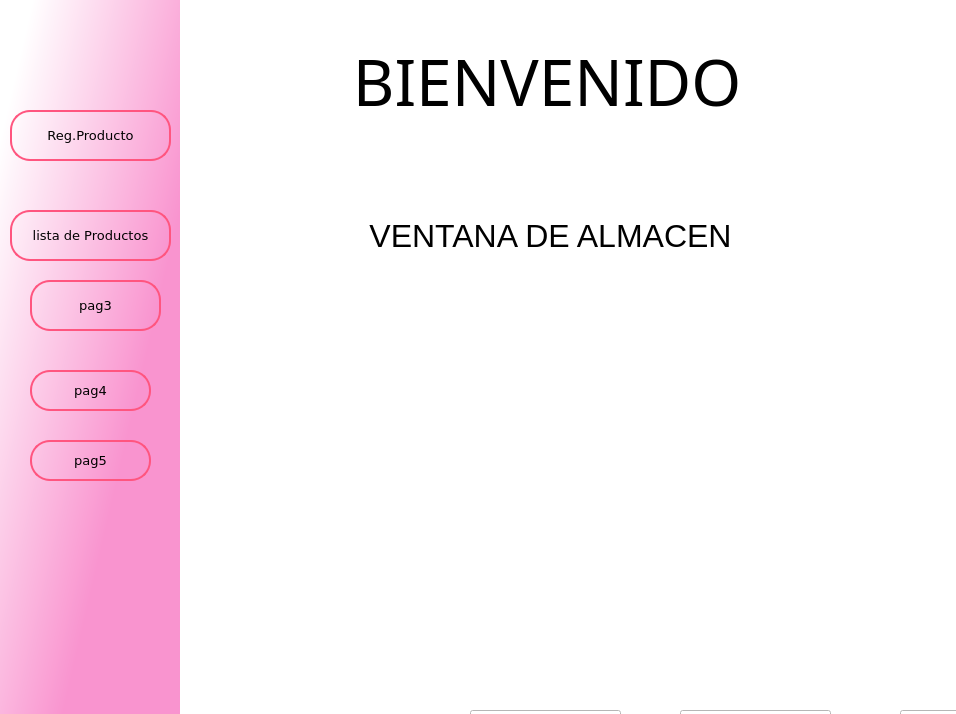
<?xml version="1.0" encoding="UTF-8"?>
<ui version="4.0">
 <class>MainWindow</class>
 <widget class="QMainWindow" name="MainWindow">
  <property name="geometry">
   <rect>
    <x>0</x>
    <y>0</y>
    <width>956</width>
    <height>714</height>
   </rect>
  </property>
  <property name="windowTitle">
   <string>REGISTRO DEL ALMACEN</string>
  </property>
  <widget class="QWidget" name="centralwidget">
   <layout class="QHBoxLayout" name="horizontalLayout">
    <property name="spacing">
     <number>0</number>
    </property>
    <property name="leftMargin">
     <number>0</number>
    </property>
    <property name="topMargin">
     <number>0</number>
    </property>
    <property name="rightMargin">
     <number>0</number>
    </property>
    <property name="bottomMargin">
     <number>0</number>
    </property>
    <item>
     <widget class="QFrame" name="frame">
      <property name="frameShape">
       <enum>QFrame::NoFrame</enum>
      </property>
      <property name="frameShadow">
       <enum>QFrame::Raised</enum>
      </property>
      <layout class="QVBoxLayout" name="verticalLayout">
       <property name="spacing">
        <number>0</number>
       </property>
       <property name="leftMargin">
        <number>0</number>
       </property>
       <property name="topMargin">
        <number>0</number>
       </property>
       <property name="rightMargin">
        <number>0</number>
       </property>
       <property name="bottomMargin">
        <number>0</number>
       </property>
       <item>
        <widget class="QFrame" name="frame_2">
         <property name="frameShape">
          <enum>QFrame::NoFrame</enum>
         </property>
         <property name="frameShadow">
          <enum>QFrame::Raised</enum>
         </property>
         <layout class="QHBoxLayout" name="horizontalLayout_2">
          <property name="spacing">
           <number>0</number>
          </property>
          <property name="leftMargin">
           <number>0</number>
          </property>
          <property name="topMargin">
           <number>0</number>
          </property>
          <property name="rightMargin">
           <number>0</number>
          </property>
          <property name="bottomMargin">
           <number>0</number>
          </property>
          <item>
           <widget class="QFrame" name="menuizquierdo">
            <property name="minimumSize">
             <size>
              <width>180</width>
              <height>0</height>
             </size>
            </property>
            <property name="maximumSize">
             <size>
              <width>50</width>
              <height>16777215</height>
             </size>
            </property>
            <property name="frameShape">
             <enum>QFrame::NoFrame</enum>
            </property>
            <property name="frameShadow">
             <enum>QFrame::Raised</enum>
            </property>
            <layout class="QVBoxLayout" name="verticalLayout_2">
             <property name="spacing">
              <number>0</number>
             </property>
             <property name="leftMargin">
              <number>0</number>
             </property>
             <property name="topMargin">
              <number>0</number>
             </property>
             <property name="rightMargin">
              <number>0</number>
             </property>
             <property name="bottomMargin">
              <number>0</number>
             </property>
             <item>
              <widget class="QFrame" name="menubotones">
               <property name="styleSheet">
                <string notr="true">QFrame{
background-color:qlineargradient(spread:pad, x1:1, y1:1, x2:0.06, y2:0.131227, stop:0.373134 rgba(249, 148, 207, 255), stop:1 rgba(255, 255, 255, 255))
}

QPushButton{
border:2px solid rgb(255, 85, 127);
border-radius:20px;

}

QPushButton:hover{
background-color:rgb(255, 255, 255);
}</string>
               </property>
               <property name="frameShape">
                <enum>QFrame::NoFrame</enum>
               </property>
               <property name="frameShadow">
                <enum>QFrame::Raised</enum>
               </property>
               <widget class="QPushButton" name="btnListaProductos">
                <property name="geometry">
                 <rect>
                  <x>10</x>
                  <y>210</y>
                  <width>161</width>
                  <height>51</height>
                 </rect>
                </property>
                <property name="font">
                 <font>
                  <family>Verdana</family>
                  <pointsize>10</pointsize>
                 </font>
                </property>
                <property name="text">
                 <string>lista de Productos</string>
                </property>
               </widget>
               <widget class="QPushButton" name="btnRegProducto">
                <property name="geometry">
                 <rect>
                  <x>10</x>
                  <y>110</y>
                  <width>161</width>
                  <height>51</height>
                 </rect>
                </property>
                <property name="font">
                 <font>
                  <family>Verdana</family>
                  <pointsize>10</pointsize>
                 </font>
                </property>
                <property name="text">
                 <string>Reg.Producto</string>
                </property>
               </widget>
               <widget class="QPushButton" name="btnPag3">
                <property name="geometry">
                 <rect>
                  <x>30</x>
                  <y>280</y>
                  <width>131</width>
                  <height>51</height>
                 </rect>
                </property>
                <property name="font">
                 <font>
                  <family>Verdana</family>
                  <pointsize>10</pointsize>
                 </font>
                </property>
                <property name="text">
                 <string>pag3</string>
                </property>
               </widget>
               <widget class="QPushButton" name="btnPag4">
                <property name="geometry">
                 <rect>
                  <x>30</x>
                  <y>370</y>
                  <width>121</width>
                  <height>41</height>
                 </rect>
                </property>
                <property name="font">
                 <font>
                  <family>Verdana</family>
                  <pointsize>10</pointsize>
                 </font>
                </property>
                <property name="text">
                 <string>pag4</string>
                </property>
               </widget>
               <widget class="QPushButton" name="btnPag5">
                <property name="geometry">
                 <rect>
                  <x>30</x>
                  <y>440</y>
                  <width>121</width>
                  <height>41</height>
                 </rect>
                </property>
                <property name="font">
                 <font>
                  <family>Verdana</family>
                  <pointsize>10</pointsize>
                 </font>
                </property>
                <property name="text">
                 <string>pag5</string>
                </property>
               </widget>
               <widget class="QPushButton" name="btnSalir">
                <property name="geometry">
                 <rect>
                  <x>30</x>
                  <y>790</y>
                  <width>131</width>
                  <height>51</height>
                 </rect>
                </property>
                <property name="font">
                 <font>
                  <family>Verdana</family>
                  <pointsize>10</pointsize>
                 </font>
                </property>
                <property name="text">
                 <string>salir</string>
                </property>
               </widget>
              </widget>
             </item>
            </layout>
           </widget>
          </item>
          <item>
           <widget class="QFrame" name="menuderecho">
            <property name="frameShape">
             <enum>QFrame::NoFrame</enum>
            </property>
            <property name="frameShadow">
             <enum>QFrame::Raised</enum>
            </property>
            <layout class="QVBoxLayout" name="verticalLayout_3">
             <property name="spacing">
              <number>0</number>
             </property>
             <property name="leftMargin">
              <number>0</number>
             </property>
             <property name="topMargin">
              <number>0</number>
             </property>
             <property name="rightMargin">
              <number>0</number>
             </property>
             <property name="bottomMargin">
              <number>0</number>
             </property>
             <item>
              <widget class="QStackedWidget" name="paginas">
               <property name="styleSheet">
                <string notr="true">background-color: rgb(255, 255, 255);</string>
               </property>
               <property name="currentIndex">
                <number>0</number>
               </property>
               <widget class="QWidget" name="page">
                <widget class="QPushButton" name="pushButton_7">
                 <property name="geometry">
                  <rect>
                   <x>290</x>
                   <y>710</y>
                   <width>151</width>
                   <height>51</height>
                  </rect>
                 </property>
                 <property name="font">
                  <font>
                   <family>Verdana</family>
                   <pointsize>10</pointsize>
                  </font>
                 </property>
                 <property name="text">
                  <string>guardar</string>
                 </property>
                </widget>
                <widget class="QPushButton" name="pushButton_8">
                 <property name="geometry">
                  <rect>
                   <x>500</x>
                   <y>710</y>
                   <width>151</width>
                   <height>51</height>
                  </rect>
                 </property>
                 <property name="font">
                  <font>
                   <family>Verdana</family>
                   <pointsize>10</pointsize>
                  </font>
                 </property>
                 <property name="text">
                  <string>modificar</string>
                 </property>
                </widget>
                <widget class="QPushButton" name="pushButton_10">
                 <property name="geometry">
                  <rect>
                   <x>720</x>
                   <y>710</y>
                   <width>151</width>
                   <height>51</height>
                  </rect>
                 </property>
                 <property name="font">
                  <font>
                   <family>Verdana</family>
                   <pointsize>10</pointsize>
                  </font>
                 </property>
                 <property name="text">
                  <string>guardar</string>
                 </property>
                </widget>
                <widget class="QLabel" name="label_21">
                 <property name="geometry">
                  <rect>
                   <x>120</x>
                   <y>20</y>
                   <width>511</width>
                   <height>121</height>
                  </rect>
                 </property>
                 <property name="font">
                  <font>
                   <family>Tw Cen MT Condensed Extra Bold</family>
                   <pointsize>48</pointsize>
                  </font>
                 </property>
                 <property name="text">
                  <string>BIENVENIDO </string>
                 </property>
                 <property name="alignment">
                  <set>Qt::AlignCenter</set>
                 </property>
                </widget>
                <widget class="QLabel" name="label_22">
                 <property name="geometry">
                  <rect>
                   <x>60</x>
                   <y>190</y>
                   <width>621</width>
                   <height>91</height>
                  </rect>
                 </property>
                 <property name="font">
                  <font>
                   <pointsize>24</pointsize>
                  </font>
                 </property>
                 <property name="text">
                  <string>VENTANA DE ALMACEN</string>
                 </property>
                 <property name="alignment">
                  <set>Qt::AlignCenter</set>
                 </property>
                </widget>
                <widget class="QLabel" name="label_23">
                 <property name="geometry">
                  <rect>
                   <x>240</x>
                   <y>360</y>
                   <width>241</width>
                   <height>261</height>
                  </rect>
                 </property>
                 <property name="text">
                  <string/>
                 </property>
                 <property name="pixmap">
                  <pixmap>logo1.png</pixmap>
                 </property>
                 <property name="scaledContents">
                  <bool>true</bool>
                 </property>
                </widget>
               </widget>
               <widget class="QWidget" name="page_2">
                <widget class="QLabel" name="label">
                 <property name="geometry">
                  <rect>
                   <x>110</x>
                   <y>110</y>
                   <width>161</width>
                   <height>41</height>
                  </rect>
                 </property>
                 <property name="font">
                  <font>
                   <family>Verdana</family>
                   <pointsize>12</pointsize>
                  </font>
                 </property>
                 <property name="text">
                  <string>Cod.Producto:</string>
                 </property>
                </widget>
                <widget class="QLineEdit" name="txtRegCodProducto">
                 <property name="geometry">
                  <rect>
                   <x>320</x>
                   <y>100</y>
                   <width>231</width>
                   <height>41</height>
                  </rect>
                 </property>
                 <property name="font">
                  <font>
                   <pointsize>12</pointsize>
                  </font>
                 </property>
                 <property name="styleSheet">
                  <string notr="true">QLineEdit{
background-color: rgb(255, 255, 255);
border:none;
border-bottom:2px solid rgb(255, 0, 127);
padding-bottom:7px;
}</string>
                 </property>
                 <property name="alignment">
                  <set>Qt::AlignBottom|Qt::AlignLeading|Qt::AlignLeft</set>
                 </property>
                </widget>
                <widget class="QLabel" name="label_2">
                 <property name="geometry">
                  <rect>
                   <x>110</x>
                   <y>190</y>
                   <width>111</width>
                   <height>41</height>
                  </rect>
                 </property>
                 <property name="font">
                  <font>
                   <family>Verdana</family>
                   <pointsize>12</pointsize>
                  </font>
                 </property>
                 <property name="text">
                  <string>Categoria:</string>
                 </property>
                </widget>
                <widget class="QLabel" name="label_3">
                 <property name="geometry">
                  <rect>
                   <x>110</x>
                   <y>260</y>
                   <width>141</width>
                   <height>41</height>
                  </rect>
                 </property>
                 <property name="font">
                  <font>
                   <family>Verdana</family>
                   <pointsize>12</pointsize>
                  </font>
                 </property>
                 <property name="text">
                  <string>Descripcion:</string>
                 </property>
                </widget>
                <widget class="QLineEdit" name="txtRegDescripcion">
                 <property name="geometry">
                  <rect>
                   <x>320</x>
                   <y>250</y>
                   <width>231</width>
                   <height>41</height>
                  </rect>
                 </property>
                 <property name="font">
                  <font>
                   <pointsize>12</pointsize>
                  </font>
                 </property>
                 <property name="styleSheet">
                  <string notr="true">QLineEdit{
background-color: rgb(255, 255, 255);
border:none;
border-bottom:2px solid rgb(255, 0, 127);
padding-bottom:7px;
}</string>
                 </property>
                 <property name="alignment">
                  <set>Qt::AlignBottom|Qt::AlignLeading|Qt::AlignLeft</set>
                 </property>
                </widget>
                <widget class="QLabel" name="label_4">
                 <property name="geometry">
                  <rect>
                   <x>110</x>
                   <y>450</y>
                   <width>111</width>
                   <height>41</height>
                  </rect>
                 </property>
                 <property name="font">
                  <font>
                   <family>Verdana</family>
                   <pointsize>12</pointsize>
                  </font>
                 </property>
                 <property name="text">
                  <string>Cantidad:</string>
                 </property>
                </widget>
                <widget class="QLineEdit" name="txtRegCantidad">
                 <property name="geometry">
                  <rect>
                   <x>320</x>
                   <y>440</y>
                   <width>231</width>
                   <height>41</height>
                  </rect>
                 </property>
                 <property name="font">
                  <font>
                   <pointsize>12</pointsize>
                  </font>
                 </property>
                 <property name="styleSheet">
                  <string notr="true">QLineEdit{
background-color: rgb(255, 255, 255);
border:none;
border-bottom:2px solid rgb(255, 0, 127);
padding-bottom:7px;
}</string>
                 </property>
                 <property name="alignment">
                  <set>Qt::AlignBottom|Qt::AlignLeading|Qt::AlignLeft</set>
                 </property>
                </widget>
                <widget class="QLabel" name="label_5">
                 <property name="geometry">
                  <rect>
                   <x>110</x>
                   <y>530</y>
                   <width>171</width>
                   <height>41</height>
                  </rect>
                 </property>
                 <property name="font">
                  <font>
                   <family>Verdana</family>
                   <pointsize>12</pointsize>
                  </font>
                 </property>
                 <property name="text">
                  <string>Precio Unitario:</string>
                 </property>
                </widget>
                <widget class="QLineEdit" name="txtRegPrecioUni">
                 <property name="geometry">
                  <rect>
                   <x>320</x>
                   <y>520</y>
                   <width>231</width>
                   <height>41</height>
                  </rect>
                 </property>
                 <property name="font">
                  <font>
                   <pointsize>12</pointsize>
                  </font>
                 </property>
                 <property name="styleSheet">
                  <string notr="true">QLineEdit{
background-color: rgb(255, 255, 255);
border:none;
border-bottom:2px solid rgb(255, 0, 127);
padding-bottom:7px;
}</string>
                 </property>
                 <property name="alignment">
                  <set>Qt::AlignBottom|Qt::AlignLeading|Qt::AlignLeft</set>
                 </property>
                </widget>
                <widget class="QLabel" name="label_7">
                 <property name="geometry">
                  <rect>
                   <x>160</x>
                   <y>0</y>
                   <width>471</width>
                   <height>61</height>
                  </rect>
                 </property>
                 <property name="font">
                  <font>
                   <family>Verdana</family>
                   <pointsize>24</pointsize>
                  </font>
                 </property>
                 <property name="text">
                  <string>Registro de Productos</string>
                 </property>
                 <property name="alignment">
                  <set>Qt::AlignCenter</set>
                 </property>
                </widget>
                <widget class="QComboBox" name="cbxRegCatgProducto">
                 <property name="geometry">
                  <rect>
                   <x>320</x>
                   <y>190</y>
                   <width>231</width>
                   <height>31</height>
                  </rect>
                 </property>
                 <property name="font">
                  <font>
                   <family>Verdana</family>
                   <pointsize>10</pointsize>
                  </font>
                 </property>
                 <property name="cursor">
                  <cursorShape>PointingHandCursor</cursorShape>
                 </property>
                 <property name="styleSheet">
                  <string notr="true">background-color: rgb(255, 255, 255);
border:none;
border-bottom:2px solid rgb(255, 0, 127);
padding-bottom:7px;</string>
                 </property>
                 <item>
                  <property name="text">
                   <string>[Producto]</string>
                  </property>
                 </item>
                 <item>
                  <property name="text">
                   <string>Abrigos</string>
                  </property>
                 </item>
                 <item>
                  <property name="text">
                   <string>Casaca</string>
                  </property>
                 </item>
                 <item>
                  <property name="text">
                   <string>Chompa</string>
                  </property>
                 </item>
                 <item>
                  <property name="text">
                   <string>Gorra</string>
                  </property>
                 </item>
                 <item>
                  <property name="text">
                   <string>Medias</string>
                  </property>
                 </item>
                 <item>
                  <property name="text">
                   <string>Pantalon</string>
                  </property>
                 </item>
                 <item>
                  <property name="text">
                   <string>Polo</string>
                  </property>
                 </item>
                 <item>
                  <property name="text">
                   <string>Zapatillas</string>
                  </property>
                 </item>
                 <item>
                  <property name="text">
                   <string>Zapato</string>
                  </property>
                 </item>
                </widget>
                <widget class="QPushButton" name="btnAgregarProducto">
                 <property name="geometry">
                  <rect>
                   <x>260</x>
                   <y>620</y>
                   <width>201</width>
                   <height>51</height>
                  </rect>
                 </property>
                 <property name="font">
                  <font>
                   <family>Verdana</family>
                   <pointsize>12</pointsize>
                  </font>
                 </property>
                 <property name="cursor">
                  <cursorShape>PointingHandCursor</cursorShape>
                 </property>
                 <property name="styleSheet">
                  <string notr="true">QPushButton{
border:2px solid rgb(255, 85, 127);
border-radius:20px;

}

QPushButton:hover{
background-color:qlineargradient(spread:pad, x1:1, y1:1, x2:0.06, y2:0.131227, stop:0.373134 rgba(249, 148, 207, 255), stop:1 rgba(255, 255, 255, 255))
}</string>
                 </property>
                 <property name="text">
                  <string>Agregar</string>
                 </property>
                </widget>
                <widget class="QLineEdit" name="txtRegMarca">
                 <property name="geometry">
                  <rect>
                   <x>320</x>
                   <y>370</y>
                   <width>231</width>
                   <height>41</height>
                  </rect>
                 </property>
                 <property name="font">
                  <font>
                   <pointsize>12</pointsize>
                  </font>
                 </property>
                 <property name="styleSheet">
                  <string notr="true">QLineEdit{
background-color: rgb(255, 255, 255);
border:none;
border-bottom:2px solid rgb(255, 0, 127);
padding-bottom:7px;
}</string>
                 </property>
                 <property name="alignment">
                  <set>Qt::AlignBottom|Qt::AlignLeading|Qt::AlignLeft</set>
                 </property>
                </widget>
                <widget class="QLabel" name="label_6">
                 <property name="geometry">
                  <rect>
                   <x>110</x>
                   <y>320</y>
                   <width>111</width>
                   <height>41</height>
                  </rect>
                 </property>
                 <property name="font">
                  <font>
                   <family>Verdana</family>
                   <pointsize>12</pointsize>
                  </font>
                 </property>
                 <property name="text">
                  <string>Talla:</string>
                 </property>
                </widget>
                <widget class="QLabel" name="label_8">
                 <property name="geometry">
                  <rect>
                   <x>110</x>
                   <y>380</y>
                   <width>171</width>
                   <height>41</height>
                  </rect>
                 </property>
                 <property name="font">
                  <font>
                   <family>Verdana</family>
                   <pointsize>12</pointsize>
                  </font>
                 </property>
                 <property name="text">
                  <string>Marca:</string>
                 </property>
                </widget>
                <widget class="QLineEdit" name="txtRegTalla">
                 <property name="geometry">
                  <rect>
                   <x>320</x>
                   <y>310</y>
                   <width>231</width>
                   <height>41</height>
                  </rect>
                 </property>
                 <property name="font">
                  <font>
                   <pointsize>12</pointsize>
                  </font>
                 </property>
                 <property name="styleSheet">
                  <string notr="true">QLineEdit{
background-color: rgb(255, 255, 255);
border:none;
border-bottom:2px solid rgb(255, 0, 127);
padding-bottom:7px;
}</string>
                 </property>
                 <property name="alignment">
                  <set>Qt::AlignBottom|Qt::AlignLeading|Qt::AlignLeft</set>
                 </property>
                </widget>
               </widget>
               <widget class="QWidget" name="page_3">
                <widget class="QLabel" name="label_28">
                 <property name="geometry">
                  <rect>
                   <x>150</x>
                   <y>30</y>
                   <width>471</width>
                   <height>61</height>
                  </rect>
                 </property>
                 <property name="font">
                  <font>
                   <family>Verdana</family>
                   <pointsize>24</pointsize>
                  </font>
                 </property>
                 <property name="text">
                  <string>Lista de Productos</string>
                 </property>
                 <property name="alignment">
                  <set>Qt::AlignCenter</set>
                 </property>
                </widget>
                <widget class="QTableWidget" name="tblListaProducto">
                 <property name="geometry">
                  <rect>
                   <x>20</x>
                   <y>130</y>
                   <width>741</width>
                   <height>391</height>
                  </rect>
                 </property>
                 <property name="styleSheet">
                  <string notr="true">border:2px solid rgb(255, 85, 127);</string>
                 </property>
                 <column>
                  <property name="text">
                   <string>CODIGO</string>
                  </property>
                 </column>
                 <column>
                  <property name="text">
                   <string>CATEGORIA</string>
                  </property>
                 </column>
                 <column>
                  <property name="text">
                   <string>DESCRIPCION</string>
                  </property>
                 </column>
                 <column>
                  <property name="text">
                   <string>MARCA</string>
                  </property>
                 </column>
                 <column>
                  <property name="text">
                   <string>TALLA</string>
                  </property>
                 </column>
                 <column>
                  <property name="text">
                   <string>CANTIDAD</string>
                  </property>
                 </column>
                 <column>
                  <property name="text">
                   <string>PRECIO UNI</string>
                  </property>
                 </column>
                 <column>
                  <property name="text">
                   <string>CORREO</string>
                  </property>
                 </column>
                </widget>
                <widget class="QPushButton" name="btnConsultaProducto">
                 <property name="geometry">
                  <rect>
                   <x>280</x>
                   <y>580</y>
                   <width>201</width>
                   <height>51</height>
                  </rect>
                 </property>
                 <property name="font">
                  <font>
                   <family>Verdana</family>
                   <pointsize>12</pointsize>
                  </font>
                 </property>
                 <property name="cursor">
                  <cursorShape>PointingHandCursor</cursorShape>
                 </property>
                 <property name="styleSheet">
                  <string notr="true">QPushButton{
border:2px solid rgb(255, 85, 127);
border-radius:20px;

}

QPushButton:hover{
background-color:qlineargradient(spread:pad, x1:1, y1:1, x2:0.06, y2:0.131227, stop:0.373134 rgba(249, 148, 207, 255), stop:1 rgba(255, 255, 255, 255))
}</string>
                 </property>
                 <property name="text">
                  <string>Consultar</string>
                 </property>
                </widget>
               </widget>
               <widget class="QWidget" name="page_4">
                <widget class="QLineEdit" name="lineEdit_13">
                 <property name="geometry">
                  <rect>
                   <x>240</x>
                   <y>550</y>
                   <width>161</width>
                   <height>41</height>
                  </rect>
                 </property>
                </widget>
                <widget class="QLabel" name="label_14">
                 <property name="geometry">
                  <rect>
                   <x>90</x>
                   <y>730</y>
                   <width>111</width>
                   <height>41</height>
                  </rect>
                 </property>
                 <property name="font">
                  <font>
                   <family>Verdana</family>
                   <pointsize>10</pointsize>
                  </font>
                 </property>
                 <property name="text">
                  <string>Apellido</string>
                 </property>
                </widget>
                <widget class="QLabel" name="label_15">
                 <property name="geometry">
                  <rect>
                   <x>90</x>
                   <y>650</y>
                   <width>111</width>
                   <height>41</height>
                  </rect>
                 </property>
                 <property name="font">
                  <font>
                   <family>Verdana</family>
                   <pointsize>10</pointsize>
                  </font>
                 </property>
                 <property name="text">
                  <string>nombre</string>
                 </property>
                </widget>
                <widget class="QLabel" name="label_16">
                 <property name="geometry">
                  <rect>
                   <x>90</x>
                   <y>550</y>
                   <width>111</width>
                   <height>41</height>
                  </rect>
                 </property>
                 <property name="font">
                  <font>
                   <family>Verdana</family>
                   <pointsize>10</pointsize>
                  </font>
                 </property>
                 <property name="text">
                  <string>cod_cliente</string>
                 </property>
                </widget>
                <widget class="QLineEdit" name="lineEdit_14">
                 <property name="geometry">
                  <rect>
                   <x>240</x>
                   <y>730</y>
                   <width>161</width>
                   <height>41</height>
                  </rect>
                 </property>
                </widget>
                <widget class="QLineEdit" name="lineEdit_15">
                 <property name="geometry">
                  <rect>
                   <x>240</x>
                   <y>640</y>
                   <width>161</width>
                   <height>41</height>
                  </rect>
                 </property>
                </widget>
               </widget>
               <widget class="QWidget" name="page_5">
                <widget class="QLineEdit" name="lineEdit_16">
                 <property name="geometry">
                  <rect>
                   <x>260</x>
                   <y>70</y>
                   <width>161</width>
                   <height>41</height>
                  </rect>
                 </property>
                </widget>
                <widget class="QLabel" name="label_17">
                 <property name="geometry">
                  <rect>
                   <x>110</x>
                   <y>250</y>
                   <width>111</width>
                   <height>41</height>
                  </rect>
                 </property>
                 <property name="font">
                  <font>
                   <family>Verdana</family>
                   <pointsize>10</pointsize>
                  </font>
                 </property>
                 <property name="text">
                  <string>Apellido</string>
                 </property>
                </widget>
                <widget class="QLabel" name="label_18">
                 <property name="geometry">
                  <rect>
                   <x>110</x>
                   <y>170</y>
                   <width>111</width>
                   <height>41</height>
                  </rect>
                 </property>
                 <property name="font">
                  <font>
                   <family>Verdana</family>
                   <pointsize>10</pointsize>
                  </font>
                 </property>
                 <property name="text">
                  <string>nombre</string>
                 </property>
                </widget>
                <widget class="QLabel" name="label_19">
                 <property name="geometry">
                  <rect>
                   <x>110</x>
                   <y>70</y>
                   <width>111</width>
                   <height>41</height>
                  </rect>
                 </property>
                 <property name="font">
                  <font>
                   <family>Verdana</family>
                   <pointsize>10</pointsize>
                  </font>
                 </property>
                 <property name="text">
                  <string>cod_cliente</string>
                 </property>
                </widget>
                <widget class="QLineEdit" name="lineEdit_17">
                 <property name="geometry">
                  <rect>
                   <x>260</x>
                   <y>250</y>
                   <width>161</width>
                   <height>41</height>
                  </rect>
                 </property>
                </widget>
                <widget class="QLineEdit" name="lineEdit_18">
                 <property name="geometry">
                  <rect>
                   <x>260</x>
                   <y>160</y>
                   <width>161</width>
                   <height>41</height>
                  </rect>
                 </property>
                </widget>
               </widget>
              </widget>
             </item>
            </layout>
           </widget>
          </item>
         </layout>
        </widget>
       </item>
      </layout>
     </widget>
    </item>
   </layout>
  </widget>
 </widget>
 <resources/>
 <connections/>
</ui>
